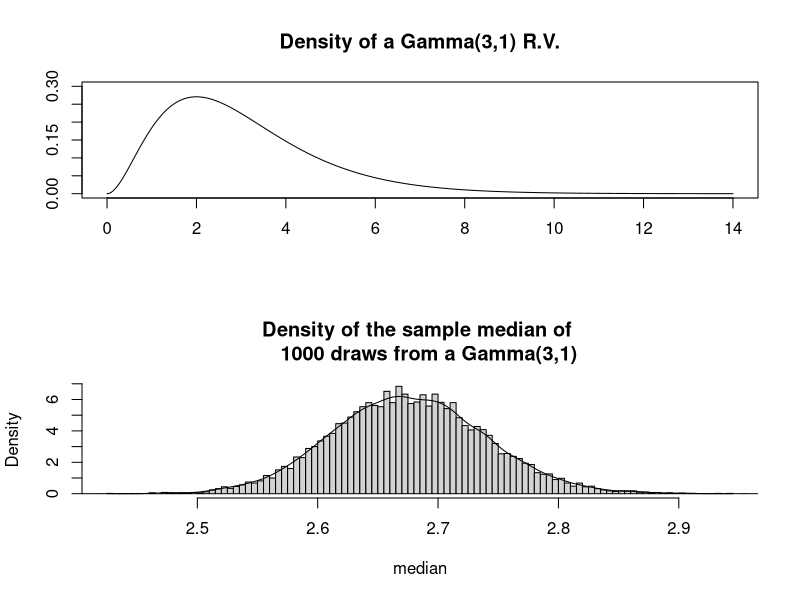
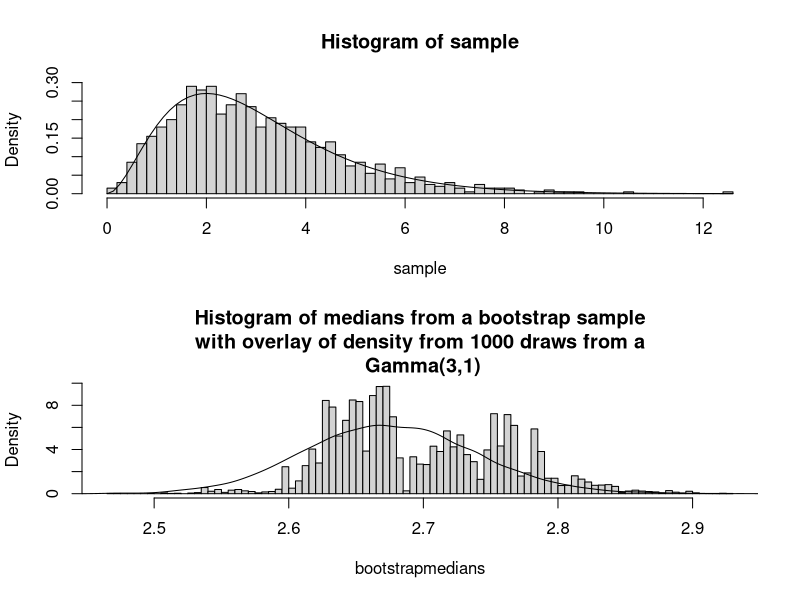
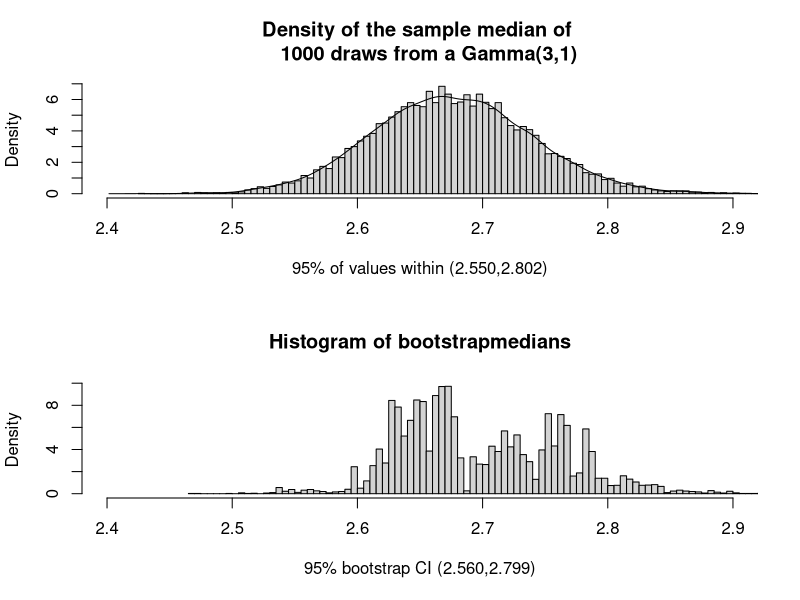
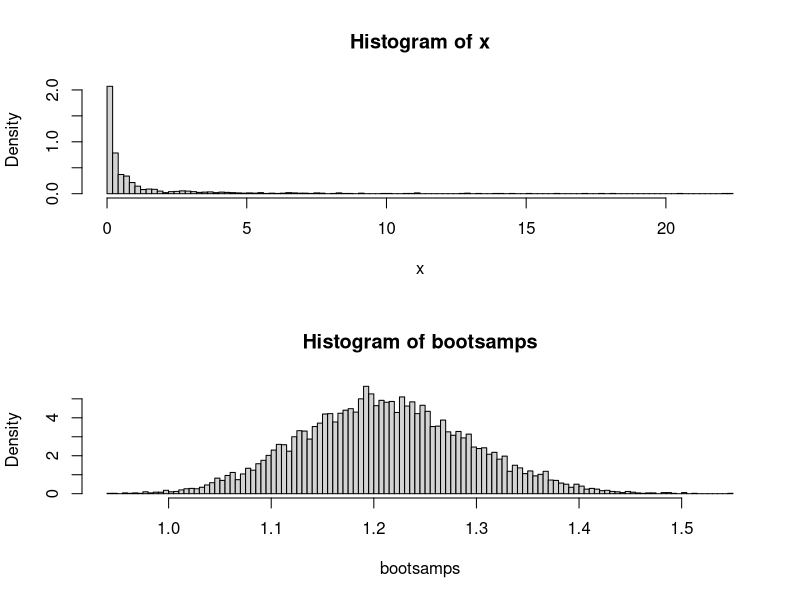
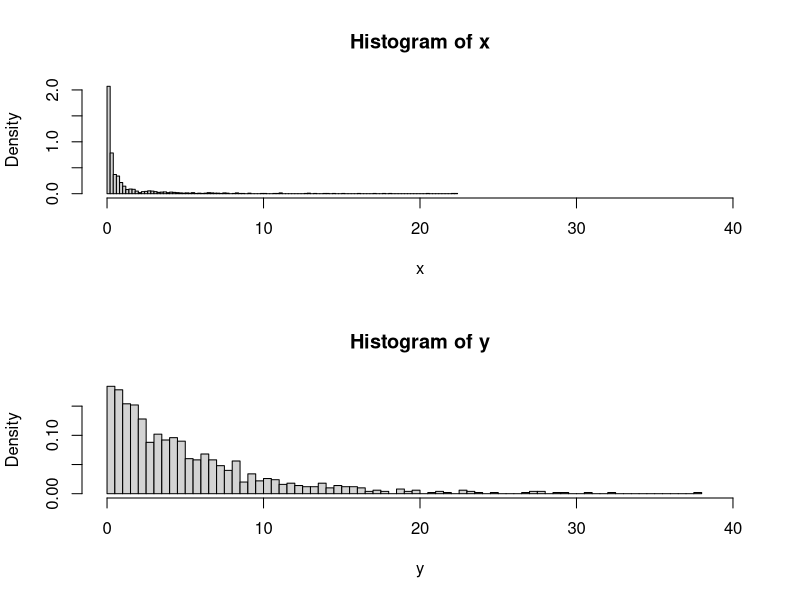
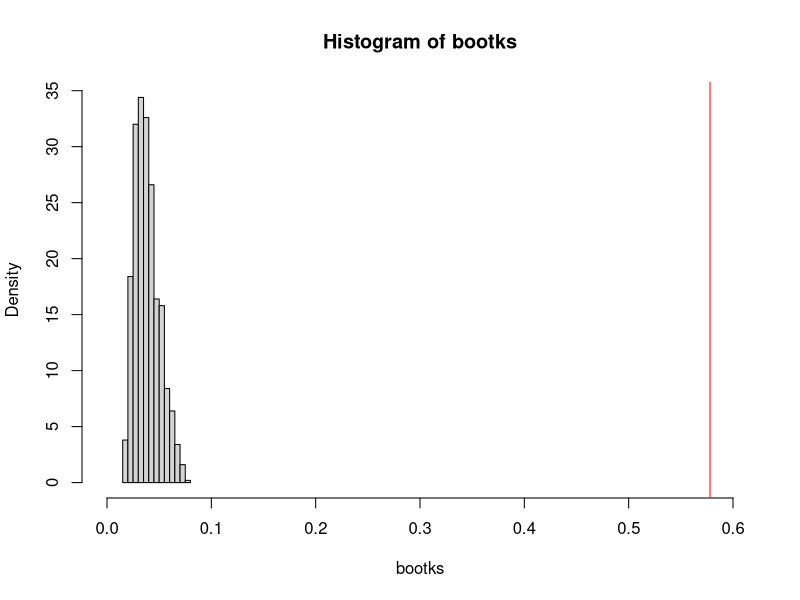

Write R code to recreate these figures, in order.
par(mfrow = c(2,1))
plot(seq(0,14,.001),dgamma(seq(0,14,.001),3,1), 
main = "Density of a Gamma(3,1) R.V.", type = "l", ylim = c(0,.3), xlim = c(0,14), xlab = "", ylab = "")
median = replicate(10000,median(rgamma(1000,3,1)))
hist(median, freq = FALSE, breaks = 100, 
 main = "Density of the sample median of 
   1000 draws from a Gamma(3,1)")
lines(density(median))

par(mfrow = c(2,1))
sample = rgamma(1000,3,1)
hist(sample, breaks = 50, freq = FALSE)
curve(dgamma(x,3,1),add = TRUE)
bootstrapmedians = replicate(10000, median(sample(sample, replace = TRUE)))
hist(bootstrapmedians, freq = FALSE,breaks = 100, 
 main = "Histogram of medians from a bootstrap sample
 with overlay of density from 1000 draws from a 
 Gamma(3,1)")
lines(density(median))

sort(median)[c(251,9750)]
sort(bootstrapmedians)[c(251,9750)]

par(mfrow = c(2,1))
hist(median, freq = FALSE, breaks = 100, 
 main = "Density of the sample median of 
   1000 draws from a Gamma(3,1)", xlab = "95% of values within (2.550,2.802)", xlim = c(2.4,2.9))
lines(density(median))
hist(bootstrapmedians, breaks = 100, freq = FALSE,
  xlab = "95% bootstrap CI (2.560,2.799)", xlim = c(2.4,2.9))

#Some bootstrap examples.

#Generate data
x = log(abs(rnorm(1000,.5,1)))^2
hist(x, freq = FALSE, breaks = 100)

#Estimate sampling distribution of sample mean.
#Taking 10000 bootstrap samples.
bootsamps = replicate(10000, mean(sample(x, replace = TRUE)))
hist(bootsamps, freq = FALSE, breaks = 100)

#We can look at the mean of our sample and the 
#mean of our bootstrap samples
mean(x)
mean(bootsamps)

#We can get a sense for the standard error of the 
#sample mean by taking 
sd(bootsamps)

#We can get a 95% bootstrap confidence interval:
sort(bootsamps)[c(251,9750)]

#What if we had 1000 more data points 
y = rexp(1000,1/5)

#Do these histograms look the same?
par(mfrow = c(2,1))
hist(x, freq = FALSE, breaks = 100, xlim = c(0,40))
hist(y, freq = FALSE, breaks = 100, xlim = c(0,40))

#They look different.  Is this just chance?
#Compute the KS statistic
kstat = ks.test(x,y)$statistic

#Bootstrap to get pvalue
bootks = replicate(1000, ks.test(sample(c(x,y),1000,replace = TRUE), sample(c(x,y),1000,replace = TRUE))$statistic)

par(mfrow = c(1,1))
hist(bootks, freq = FALSE, xlim = c(0,.6))
abline(v = kstat, col= "red")

#Pvalue?
sum(bootks >= kstat)/1000
